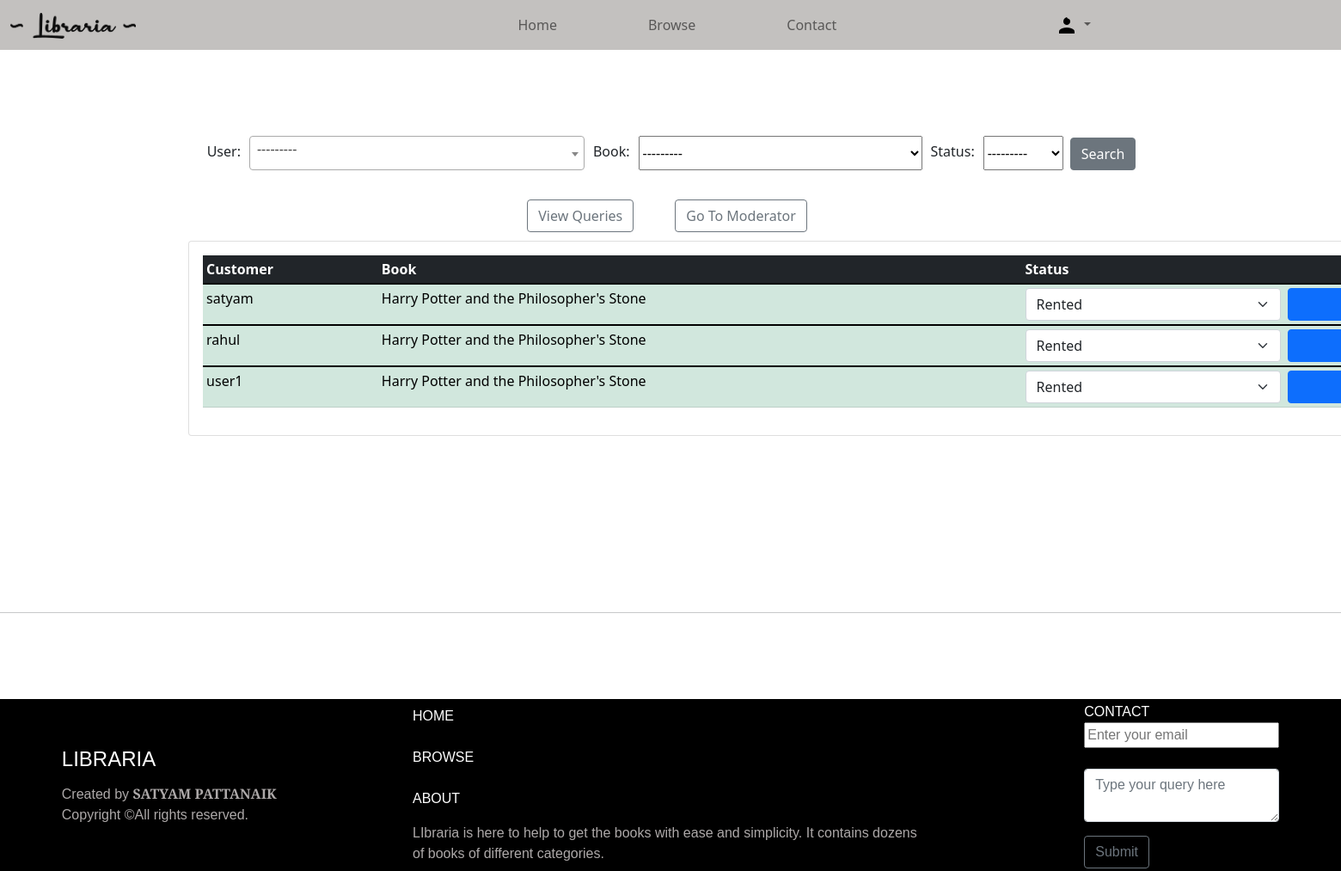
The app's page /customers/ (signed in), older data.
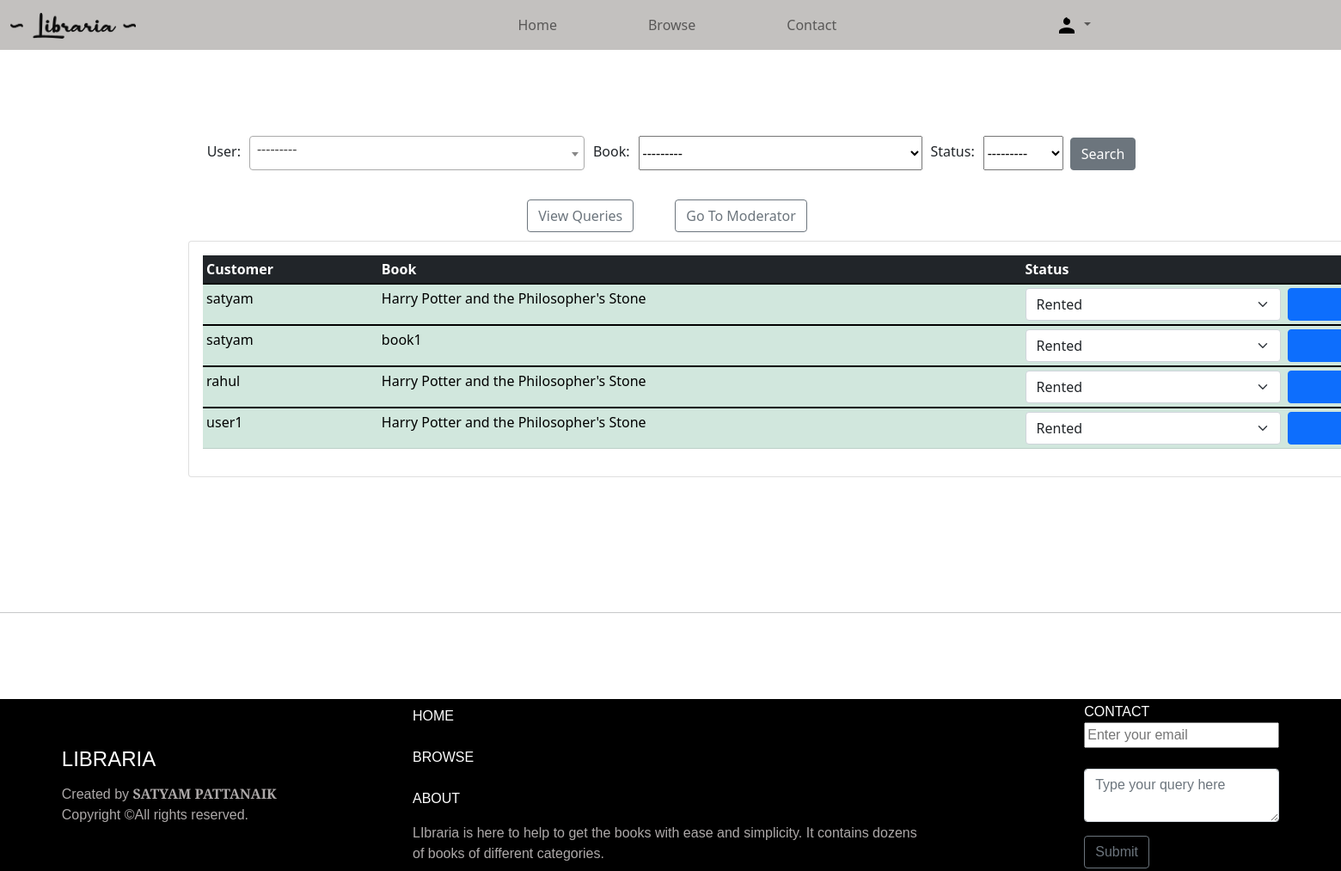
The same page, newer data.
### accounts/models.py (models this page shows, shortened)
class Order(models.Model):
    STATUS=(('Rented','Rented'),('Pending','Pending'),('Returned','Returned'))
    user=models.ForeignKey(User,on_delete=models.CASCADE,null=True)
    book=models.ForeignKey(Book, max_length=200, on_delete=models.SET_NULL,null=True)
    status=models.CharField(max_length=200, null=True,choices=STATUS)
    dateordered=models.DateTimeField(auto_now_add=True, null=True)

class Book(models.Model):
    name=models.CharField(max_length=200, null= True)
    category=models.ManyToManyField(Category,related_name='category')
    author=models.CharField(max_length=200,null=True)
    quantity=models.IntegerField(null=True,blank=True)
    language=models.ForeignKey(Language,on_delete=models.CASCADE,null=True,blank=True)
    dimennsions=models.CharField(max_length=100,null=True,blank=True)
    description=models.TextField(max_length=5000,null=True,blank=True)
    image=models.ImageField(default='defaultbook.png',null=True,blank=True)
    upvote=models.ManyToManyField(User,blank=True,related_name='upvote')
    downvote=models.ManyToManyField(User,blank=True,related_name='downvote')
    def __str__(self):
        return self.name

### accounts/decorators.py (the view)
        def wrap_func(request,*args, **kwargs):
            group=None
            if request.user.groups.exists():
                group=request.user.groups.all()[0].name
            if group in allowed_roles:
                return view_func(request,*args, **kwargs)
            else:
                return HttpResponse("not authorized")

### accounts/views.py (called while the page is built)
@login_required(login_url='login')
@allowedUsers(['admin'])
def customers(request):
    group_admin=Group.objects.get(name='admin')
    admin_users=User.objects.filter(groups=group_admin)
    orders=Order.objects.all().order_by('user','dateordered')
    myfilter=Orderfilter(request.GET,queryset=orders)
    orders=myfilter.qs
    context={'orders':orders,'myfilter':myfilter,'admin_users':admin_users}
    return render(request, 'accounts/customers.html',context)

### accounts/templates/accounts/customers.html (shortened to what this page needs)
{% extends 'accounts/main.html' %} {% block content %}
<br><br>
<br><br>
<form id="searchorder" action="" method="GET">
  {{myfilter.form}}
<button class="btn btn-secondary mx-2 search input" type="submit">Search</button>
</form>
<br>
<div class="btns" style="display:flex;padding: 10px; justify-content: center; align-items: center; ">
  <a href="{% url 'viewquery' %}" type="button" class="btn btn-outline-secondary me-5">View Queries</a>
  <a href="{% url 'moderator' %}" type="button" class="btn btn-outline-secondary me-2">Go To Moderator</a>
</div>
<div style="height: 52vh;justify-content: center; align-items:top; display: flex; width: 70%;">
  <div class="row" >
    <div class="col-md">
      <div class="card card-body" style="width: 230%;">
        <table class="table table-success tabble-stripped table-sm" style="justify-content: center; align-items: center; ">
          <thead class="table-dark">
            <tr>
              <th>Customer</th>
              <th>Book</th>
              <th>Status</th>
              <th></th>
            </tr>
          </thead>
          <tbody>
            {% for i in orders %}
            <tr>
              <form action="{% url 'saveorder' i.id  %}" method="POST">
                <td>{{i.user}}</td>
                <td>{{i.book.name}}</td>
                <td><select name="status" class="form-select" aria-label="Default select example">
                  <option selected>{{i.status}}</option>
                </select></td>
                <td>
                  <input type="submit" value="Update" class="btn btn-primary  sm" style="width: 100%;" >
                </td>
              </form>
            </tr>
          </tbody>
        {% endfor %}
      </table>
    </div>
  </div>
</div>
</div>
{% endblock %}

Row changes from the older to the newer data that the page shows:
added Order: user "satyam", book.name "book1", status "Rented"
